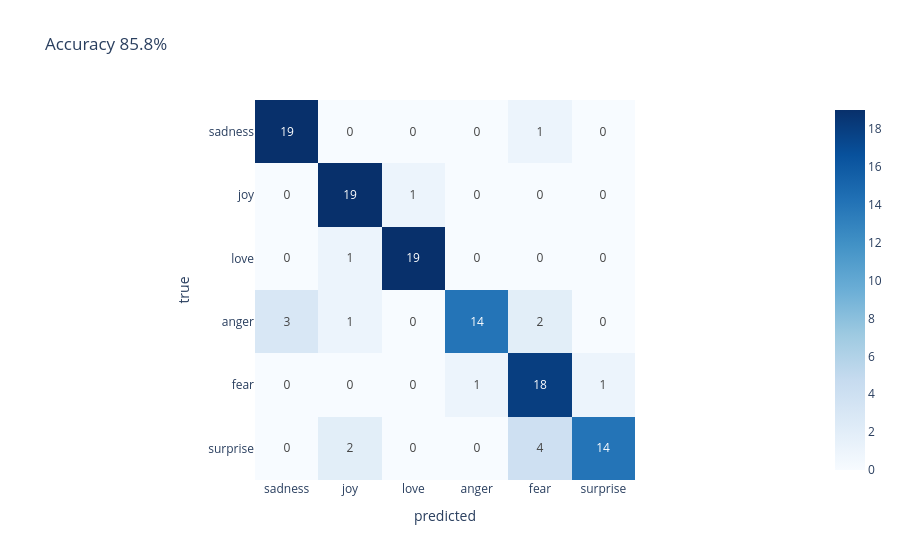

Notebook source saved alongside this figure:
### Markdown cell above
### Model evaluation on `demo_df` (given)

### Code cell
from sklearn.metrics import confusion_matrix, classification_report
P = predict_proba(demo_df.text.tolist())          # (120, 6) — used later!
demo_df["pred"] = P.argmax(1)
cm = confusion_matrix(demo_df.label, demo_df.pred, labels=range(6))
px.imshow(cm, x=EMOTIONS, y=EMOTIONS, text_auto=True, color_continuous_scale="Blues",
          labels=dict(x="predicted", y="true"), title=f"Accuracy {np.mean(demo_df.pred == demo_df.label):.1%}").show()
print(classification_report(demo_df.label, demo_df.pred, target_names=EMOTIONS, digits=2))

### Figure 1 — Plotly figure (JSON) as saved in the notebook; plotly's stock layout.template omitted (floating-point values rounded to 4 significant figures)
{"data": [{"coloraxis": "coloraxis", "hovertemplate": "predicted: %{x}<br>true: %{y}<br>color: %{z}<extra></extra>", "name": "0", "texttemplate": "%{z}", "type": "heatmap", "x": ["sadness", "joy", "love", "anger", "fear", "surprise"], "xaxis": "x", "y": ["sadness", "joy", "love", "anger", "fear", "surprise"], "yaxis": "y", "z": [[19, 0, 0, 0, 1, 0], [0, 19, 1, 0, 0, 0], [0, 1, 19, 0, 0, 0], [3, 1, 0, 14, 2, 0], [0, 0, 0, 1, 18, 1], [0, 2, 0, 0, 4, 14]]}], "layout": {"coloraxis": {"autocolorscale": false, "colorscale": [[0, "rgb(247,251,255)"], [0.125, "rgb(222,235,247)"], [0.25, "rgb(198,219,239)"], [0.375, "rgb(158,202,225)"], [0.5, "rgb(107,174,214)"], [0.625, "rgb(66,146,198)"], [0.75, "rgb(33,113,181)"], [0.875, "rgb(8,81,156)"], [1, "rgb(8,48,107)"]]}, "title": {"text": "Accuracy 85.8%"}, "xaxis": {"anchor": "y", "constrain": "domain", "domain": [0, 1], "scaleanchor": "y", "title": {"text": "predicted"}}, "yaxis": {"anchor": "x", "autorange": "reversed", "constrain": "domain", "domain": [0, 1], "title": {"text": "true"}}}}
